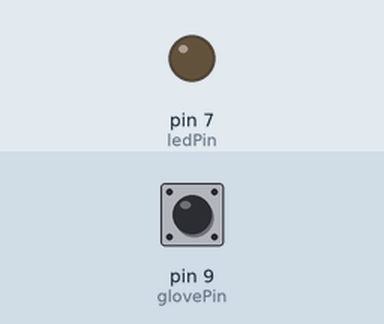
This sketch was run on a simulated Arduino Leonardo, built with avr-gcc and run on an emulated ATmega32U4. Shown: output pins drawn as LEDs (lit = HIGH). Inputs (shaded band) come from the test bench; at power-on: pin 9 (glovePin) HIGH. USB keyboard and mouse output is not drawn.

Above: at 1.2 s.
1.3 s: pin 9 (glovePin) pulled LOW for 0.15 s
At 1.37 s:
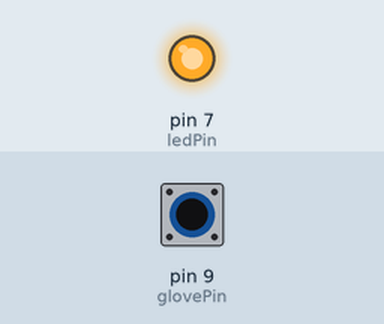
2.9 s: pin 9 (glovePin) pulled LOW for 3.2 s
At 6.4 s:
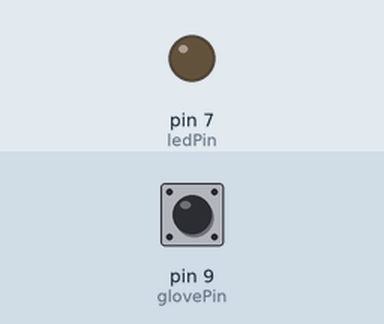
Timing chart, 0 to 7.9 s (numbered marks = the images above; inputs shaded):
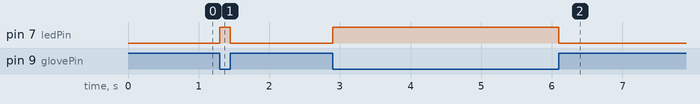

Measured:
- after the input at 1.3 s, pin 7 (ledPin): LOW → HIGH at once, → LOW 0.15 s later
- after the input at 2.9 s, pin 7 (ledPin): LOW → HIGH at once, → LOW 3.2 s later

The sketch:

FLORA_Playable_Fashion_glove_code.ino
```cpp
#include <Keyboard.h>// FOR KEYBOARD STROKE

//PLAYABLE FASHION GLOVE CODE
//REVISED ERSION 2/17/2015
//based on button example
//http://www.arduino.cc/en/Tutorial/Button

// constants won't change. They're used here to set pin numbers:
const int glovePin = 9;     // the number of the glove pin
const int ledPin =  7;      // the number of the LED pin

// variables will change:
int gloveState = 0;         // variable for reading the pushbutton status

void setup() {
  // initialize the LED pin as an output:
  pinMode(ledPin, OUTPUT);
  // initialize the glove pin as an input:
  pinMode(glovePin, INPUT_PULLUP);
  Keyboard.begin();
}

void loop(){
  // read the state of the glove value:
  gloveState = digitalRead(glovePin);

  // check if the glove is clapped.
  // if it is, the gloveState is LOW:
  if (gloveState == LOW) {
      Keyboard.press(' ');
      digitalWrite(ledPin, HIGH);
  } else {
    // turn LED off:
    Keyboard.release(' ');//FOR KEYBOARD STROKE
    digitalWrite(ledPin, LOW);
  }
}
```
